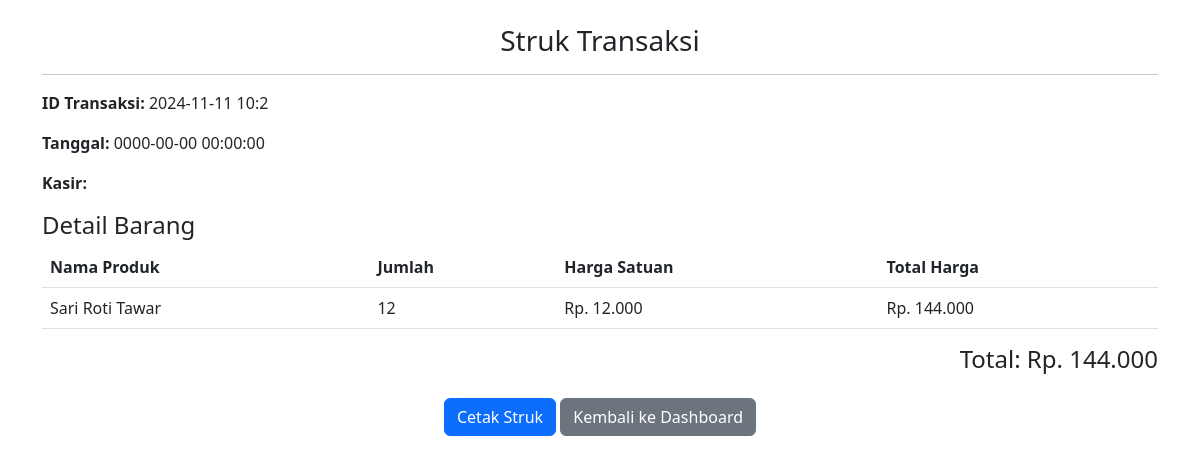
Screenshot of /struk.php?id_transaksi=2024-11-11 10:2 with the database file from the repository.
### tables this page shows
CREATE TABLE `transaksi` (
  `id_transaksi` varchar(15) NOT NULL,
  `id_user` int(11) NOT NULL,
  `tanggal_transaksi` datetime NOT NULL,
  `total` decimal(10,2) NOT NULL
);

CREATE TABLE `detail_transaksi` (
  `id_detail` int(11) NOT NULL,
  `id_transaksi` varchar(15) NOT NULL,
  `nama_produk` varchar(100) NOT NULL,
  `jumlah` int(11) NOT NULL,
  `harga_satuan` decimal(10,2) NOT NULL,
  `total_harga` decimal(10,2) NOT NULL
);

### struk.php (the view, shortened to what this page needs)
<?php
include 'koneksi.php';
$nama_user = $_SESSION['nama_user'];
$id_transaksi = $_GET['id_transaksi'];
$sql_transaksi = "SELECT * FROM transaksi WHERE id_transaksi = '$id_transaksi'";
$result_transaksi = $conn->query($sql_transaksi);
$transaksi = $result_transaksi->fetch_assoc();
$sql_detail = "SELECT * FROM detail_transaksi WHERE id_transaksi = '$id_transaksi'";
$result_detail = $conn->query($sql_detail);
?>
<!DOCTYPE html>
<html lang="en">
<head>
    <link rel="stylesheet" href="https://cdnjs.cloudflare.com/ajax/libs/bootstrap/5.3.0/css/bootstrap.min.css">
</head>
<body>
<div class="container my-4">
    <h3 class="text-center">Struk Transaksi</h3>
    <hr>
    <p><strong>ID Transaksi:</strong> <?php echo $transaksi['id_transaksi']; ?></p>
    <p><strong>Tanggal:</strong> <?php echo $transaksi['tanggal_transaksi']; ?></p>
    <p><strong>Kasir:</strong> <?php echo $nama_user; ?></p>
    <h4>Detail Barang</h4>
    <table class="table">
        <thead>
            <tr>
                <th>Nama Produk</th>
                <th>Jumlah</th>
                <th>Harga Satuan</th>
                <th>Total Harga</th>
            </tr>
        </thead>
        <tbody>
            <?php
            while ($item = $result_detail->fetch_assoc()) {
                echo "<tr>
                        <td>{$item['nama_produk']}</td>
                        <td>{$item['jumlah']}</td>
                        <td>Rp. " . number_format($item['harga_satuan'], 0, ',', '.') . "</td>
                        <td>Rp. " . number_format($item['total_harga'], 0, ',', '.') . "</td>
                      </tr>";
            }
            ?>
        </tbody>
    </table>
    <h4 class="text-end">Total: Rp. <?php echo number_format($transaksi['total'], 0, ',', '.'); ?></h4>
</div>
<div class="text-center">
        <button onclick="window.print()" class="btn btn-primary">Cetak Struk</button>
        <a href="index.php" class="btn btn-secondary">Kembali ke Dashboard</a>
    </div>
</body>
</html>

### rows the page displays
transaksi: id_transaksi "2024-11-11 10:2", tanggal_transaksi "0000-00-00 00:00:00", total "144.000"
detail_transaksi: nama_produk "Sari Roti Tawar", jumlah "12", harga_satuan "12.000", total_harga "144.000"
